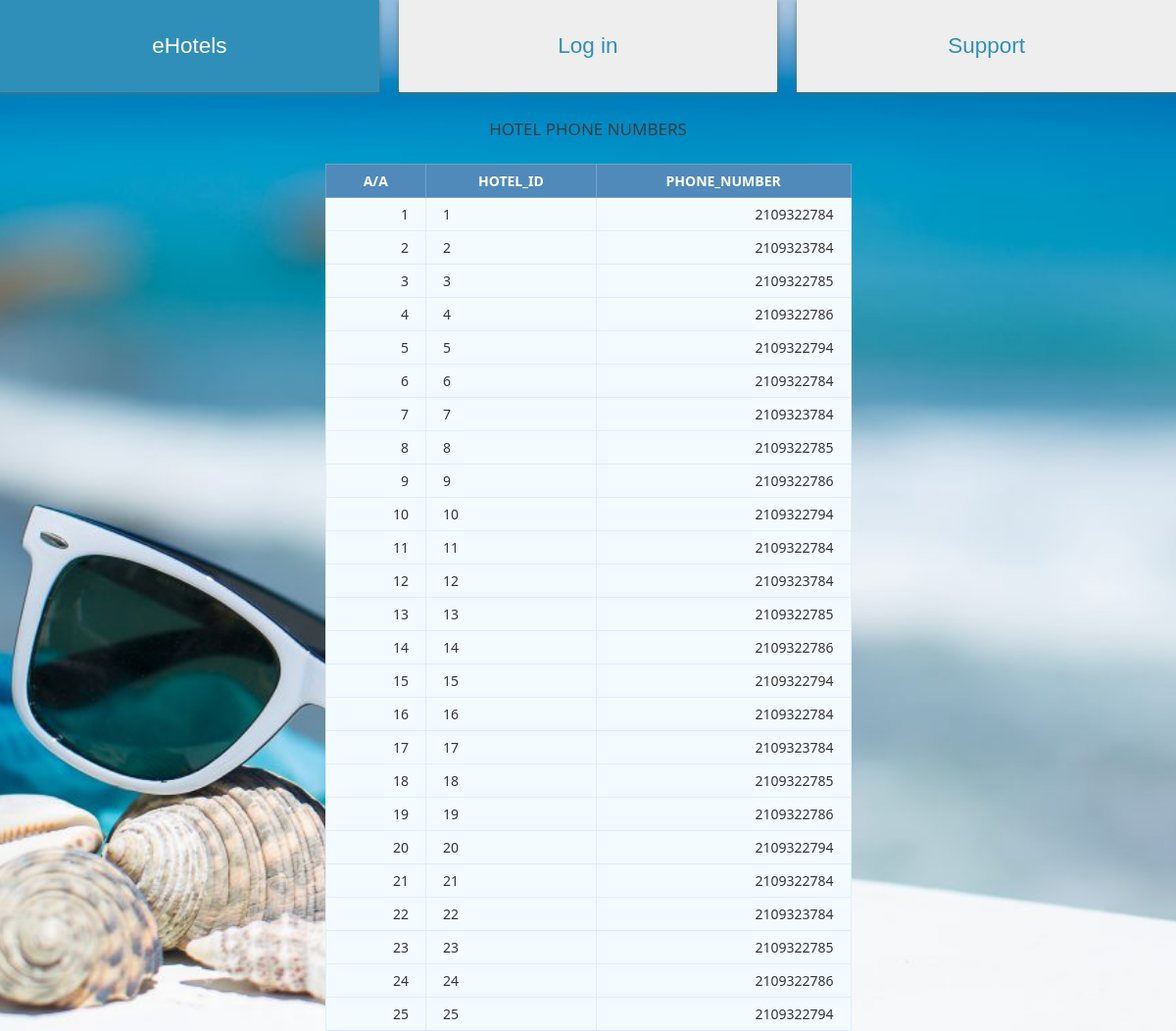
The page /Html,php/view_hotel_phone_number.php on the database its author committed.
### tables this page shows
CREATE TABLE `hotel_phone_number` (
  `Phone_number` int(11) NOT NULL,
  `Hotel_Hotel_id` int(11) NOT NULL
);

### Html,php/view_hotel_phone_number.php (the view, shortened to what this page needs)
<html lang="gre">
  <head>
    <?php include "cssCode.php" ?>
</head>
  <body>
    <div class="wrapper">
      <?php include "top_buttons.php"  ?>
<html>
<body>
<?php
$conn = mysqli_connect("127.0.0.1","root","","test");
$sql = "SELECT *
			FROM hotel_phone_number";
$query = mysqli_query($conn, $sql);
?>
<html>
<head>
</head>
<body>
	<b><h1>Hotel Phone numbers</h1><br></b>
	<table class="data-table">
		<thead>
			<tr>
				<th>A/A</th>
				<th>Hotel_ID</th>
				<th>Phone_number</th>
			</tr>
		</thead>
		<tbody>
		<?php
		$no 	= 1;
 		while ($row = mysqli_fetch_array($query))
		{
 			echo '<tr>
					<td>'.$no.'</td>
					<td>'.$row['Hotel_Hotel_id'].'</td>
					<td>'.$row['Phone_number'].'</td>
 				</tr>';
 			$no++;
		}?>
		</tbody>
	</table>
</body>
</html>

### Html,php/w3.css (style rules this page uses)
:root { --primary:rgb(83, 168, 230); --dark:rgb(48, 143, 184); --light:#fff; --shadow:0 1px 5px rgba(104,104,104, 0.8); --advancedSearch:#eee; }
html { box-sizing:border-box }
*,*:before,*:after { box-sizing:inherit }
html { -ms-text-size-adjust:100%;-webkit-text-size-adjust:100% }
body { margin:0 }
html,body { font-family:Verdana,sans-serif;font-size:15px;line-height:1.5 }
html { overflow-x:hidden }
h1 { font-size:36px }
h1,h2,h3,h4,h5,h6 { font-family:"Segoe UI",Arial,sans-serif;font-weight:400;margin:10px 0 }

### Html,php/eHotels.css (style rules this page uses)
:root { --primary:rgb(83, 168, 230); --dark:rgb(48, 143, 184); --light:#fff; --shadow:0 1px 5px rgba(104,104,104, 0.8); --advancedSearch:rgb(0, 0, 0); }
* { margin:0; padding:0; }
body { background-color:rgb(251, 253, 255); background: url("./image/eHotels.jpg"); background-size: cover; background-position: bottom; }

### Html,php/checkbox.css (style rules this page uses)
:root { --primary:rgb(83, 168, 230); --dark:rgb(48, 143, 184); --light:#fff; --shadow:0 1px 5px rgba(104,104,104, 0.8); }

### Html,php/view_hotel_phone_number.php (style rules this page uses)
body { font-size: 15px; color: #343d44; font-family: "segoe-ui", "open-sans", tahoma, arial; padding: 0; margin: 0; }
table { margin: auto; font-family: "Lucida Sans Unicode", "Lucida Grande", "Segoe Ui"; font-size: 12px; }
h1 { margin: 25px auto 0; text-align: center; text-transform: uppercase; font-size: 17px; }
table td { transition: all .5s; }
.data-table { border-collapse: collapse; font-size: 14px; min-width: 537px; }
.data-table th, .data-table td { border: 1px solid #e1edff; padding: 7px 17px; }
.data-table thead th { background-color: #508abb; color: #FFFFFF; border-color: #6ea1cc !important; text-transform: uppercase; }
.data-table tbody td { color: #353535; }
.data-table tbody td:first-child, .data-table tbody td:nth-child(4), .data-table tbody td:last-child { text-align: right; }
.data-table tbody tr:nth-child(odd) td { background-color: #f4fbff; }
.data-table tbody tr:nth-child(even) td { background-color: #f4fbff; }

### rows shown on the page
hotel_phone_number: Hotel_Hotel "1", Phone_number "2109322784"
hotel_phone_number: Hotel_Hotel "2", Phone_number "2109323784"
hotel_phone_number: Hotel_Hotel "3", Phone_number "2109322785"
hotel_phone_number: Hotel_Hotel "4", Phone_number "2109322786"
hotel_phone_number: Hotel_Hotel "5", Phone_number "2109322794"
hotel_phone_number: Hotel_Hotel "6", Phone_number "2109322784"
hotel_phone_number: Hotel_Hotel "7", Phone_number "2109323784"
hotel_phone_number: Hotel_Hotel "8", Phone_number "2109322785"
hotel_phone_number: Hotel_Hotel "9", Phone_number "2109322786"
hotel_phone_number: Hotel_Hotel "10", Phone_number "2109322794"
hotel_phone_number: Hotel_Hotel "11", Phone_number "2109322784"
hotel_phone_number: Hotel_Hotel "12", Phone_number "2109323784"
hotel_phone_number: Hotel_Hotel "13", Phone_number "2109322785"
hotel_phone_number: Hotel_Hotel "14", Phone_number "2109322786"
hotel_phone_number: Hotel_Hotel "15", Phone_number "2109322794"
hotel_phone_number: Hotel_Hotel "16", Phone_number "2109322784"
hotel_phone_number: Hotel_Hotel "17", Phone_number "2109323784"
hotel_phone_number: Hotel_Hotel "18", Phone_number "2109322785"
hotel_phone_number: Hotel_Hotel "19", Phone_number "2109322786"
hotel_phone_number: Hotel_Hotel "20", Phone_number "2109322794"
hotel_phone_number: Hotel_Hotel "21", Phone_number "2109322784"
hotel_phone_number: Hotel_Hotel "22", Phone_number "2109323784"
hotel_phone_number: Hotel_Hotel "23", Phone_number "2109322785"
hotel_phone_number: Hotel_Hotel "24", Phone_number "2109322786"
hotel_phone_number: Hotel_Hotel "25", Phone_number "2109322794"

### other values the page prints
$loggedInAs "Log in"
